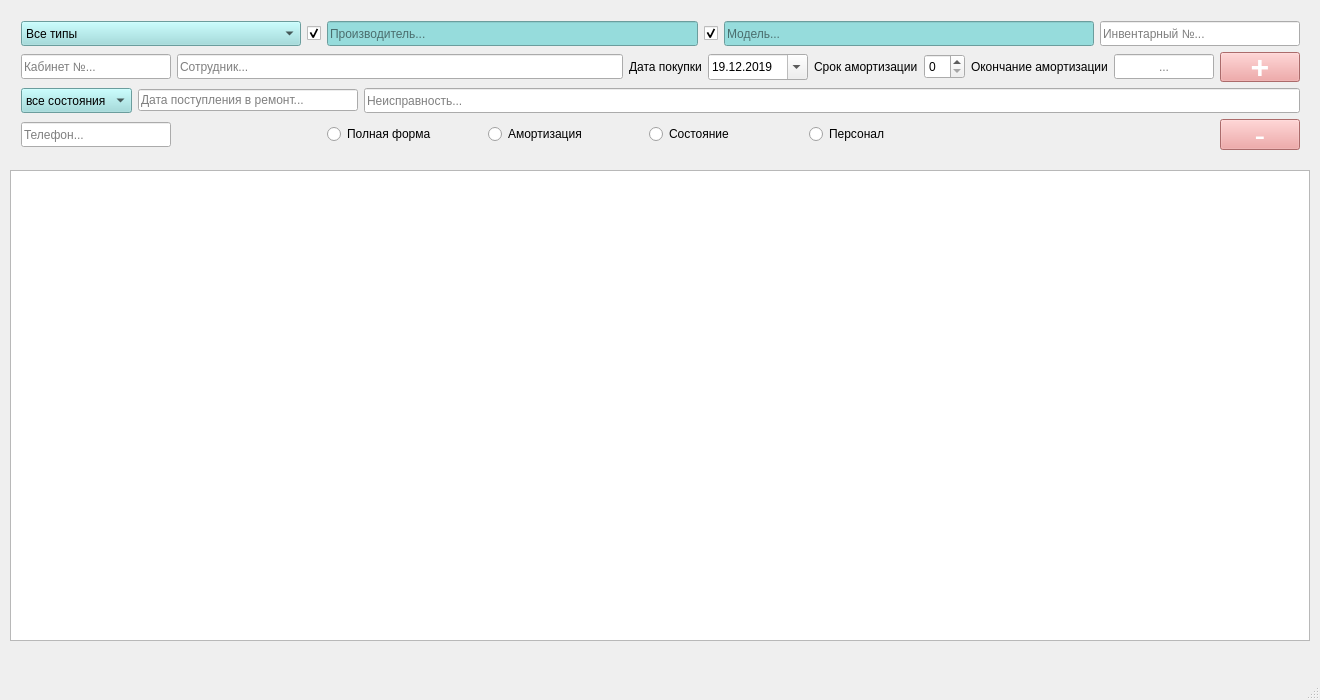
<?xml version="1.0" encoding="UTF-8"?>
<ui version="4.0">
 <class>mainWindow</class>
 <widget class="QMainWindow" name="mainWindow">
  <property name="geometry">
   <rect>
    <x>0</x>
    <y>0</y>
    <width>1320</width>
    <height>700</height>
   </rect>
  </property>
  <property name="sizePolicy">
   <sizepolicy hsizetype="Expanding" vsizetype="Preferred">
    <horstretch>0</horstretch>
    <verstretch>0</verstretch>
   </sizepolicy>
  </property>
  <property name="minimumSize">
   <size>
    <width>400</width>
    <height>400</height>
   </size>
  </property>
  <property name="baseSize">
   <size>
    <width>1200</width>
    <height>700</height>
   </size>
  </property>
  <property name="windowTitle">
   <string>База.Принтеры</string>
  </property>
  <widget class="QWidget" name="centralWidget">
   <widget class="QTextBrowser" name="textBrowser">
    <property name="geometry">
     <rect>
      <x>10</x>
      <y>170</y>
      <width>1300</width>
      <height>471</height>
     </rect>
    </property>
    <property name="autoFormatting">
     <set>QTextEdit::AutoBulletList</set>
    </property>
    <property name="lineWrapMode">
     <enum>QTextEdit::NoWrap</enum>
    </property>
    <property name="html">
     <string>&lt;!DOCTYPE HTML PUBLIC &quot;-//W3C//DTD HTML 4.0//EN&quot; &quot;http://www.w3.org/TR/REC-html40/strict.dtd&quot;&gt;
&lt;html&gt;&lt;head&gt;&lt;meta name=&quot;qrichtext&quot; content=&quot;1&quot; /&gt;&lt;style type=&quot;text/css&quot;&gt;
p, li { white-space: pre-wrap; }
&lt;/style&gt;&lt;/head&gt;&lt;body style=&quot; font-family:'Ubuntu'; font-size:11pt; font-weight:400; font-style:normal;&quot;&gt;
&lt;p style=&quot;-qt-paragraph-type:empty; margin-top:0px; margin-bottom:0px; margin-left:0px; margin-right:0px; -qt-block-indent:0; text-indent:0px; font-family:'Ubuntu';&quot;&gt;&lt;br /&gt;&lt;/p&gt;&lt;/body&gt;&lt;/html&gt;</string>
    </property>
   </widget>
   <widget class="QWidget" name="layoutWidget">
    <property name="geometry">
     <rect>
      <x>10</x>
      <y>10</y>
      <width>1301</width>
      <height>151</height>
     </rect>
    </property>
    <layout class="QVBoxLayout" name="verticalLayout">
     <item>
      <layout class="QHBoxLayout" name="horizontalLayout_2">
       <item>
        <widget class="QComboBox" name="comboBox_2">
         <property name="sizePolicy">
          <sizepolicy hsizetype="Expanding" vsizetype="Fixed">
           <horstretch>0</horstretch>
           <verstretch>25</verstretch>
          </sizepolicy>
         </property>
         <property name="minimumSize">
          <size>
           <width>0</width>
           <height>25</height>
          </size>
         </property>
         <property name="maximumSize">
          <size>
           <width>280</width>
           <height>16777215</height>
          </size>
         </property>
         <property name="styleSheet">
          <string notr="true">background: rgb(150, 220, 220)</string>
         </property>
         <item>
          <property name="text">
           <string>Все типы</string>
          </property>
         </item>
         <item>
          <property name="text">
           <string>Лазерный ч/б</string>
          </property>
         </item>
         <item>
          <property name="text">
           <string>Лазерный цветной</string>
          </property>
         </item>
         <item>
          <property name="text">
           <string>Струйный</string>
          </property>
         </item>
        </widget>
       </item>
       <item>
        <layout class="QHBoxLayout" name="horizontalLayout_9">
         <item>
          <widget class="QCheckBox" name="checkBox_made">
           <property name="minimumSize">
            <size>
             <width>0</width>
             <height>25</height>
            </size>
           </property>
           <property name="text">
            <string/>
           </property>
           <property name="checked">
            <bool>true</bool>
           </property>
          </widget>
         </item>
         <item>
          <widget class="QLineEdit" name="lineEdit_made">
           <property name="minimumSize">
            <size>
             <width>0</width>
             <height>25</height>
            </size>
           </property>
           <property name="autoFillBackground">
            <bool>false</bool>
           </property>
           <property name="styleSheet">
            <string notr="true"> background: rgb(150, 220, 220)</string>
           </property>
           <property name="inputMethodHints">
            <set>Qt::ImhNone</set>
           </property>
           <property name="placeholderText">
            <string>Производитель...</string>
           </property>
          </widget>
         </item>
        </layout>
       </item>
       <item>
        <layout class="QHBoxLayout" name="horizontalLayout_10">
         <item>
          <widget class="QCheckBox" name="checkBox_model">
           <property name="minimumSize">
            <size>
             <width>0</width>
             <height>25</height>
            </size>
           </property>
           <property name="text">
            <string/>
           </property>
           <property name="checked">
            <bool>true</bool>
           </property>
          </widget>
         </item>
         <item>
          <widget class="QLineEdit" name="lineEdit_model">
           <property name="minimumSize">
            <size>
             <width>0</width>
             <height>25</height>
            </size>
           </property>
           <property name="autoFillBackground">
            <bool>false</bool>
           </property>
           <property name="styleSheet">
            <string notr="true"> background: rgb(150, 220, 220)</string>
           </property>
           <property name="inputMethodHints">
            <set>Qt::ImhNone</set>
           </property>
           <property name="placeholderText">
            <string>Модель...</string>
           </property>
          </widget>
         </item>
        </layout>
       </item>
       <item>
        <widget class="QLineEdit" name="lineEdit_ser_num">
         <property name="sizePolicy">
          <sizepolicy hsizetype="Fixed" vsizetype="Fixed">
           <horstretch>0</horstretch>
           <verstretch>0</verstretch>
          </sizepolicy>
         </property>
         <property name="minimumSize">
          <size>
           <width>200</width>
           <height>25</height>
          </size>
         </property>
         <property name="maximumSize">
          <size>
           <width>350</width>
           <height>16777215</height>
          </size>
         </property>
         <property name="inputMethodHints">
          <set>Qt::ImhLatinOnly</set>
         </property>
         <property name="text">
          <string/>
         </property>
         <property name="maxLength">
          <number>10</number>
         </property>
         <property name="placeholderText">
          <string>Инвентарный №...</string>
         </property>
        </widget>
       </item>
      </layout>
     </item>
     <item>
      <layout class="QHBoxLayout" name="horizontalLayout">
       <property name="sizeConstraint">
        <enum>QLayout::SetFixedSize</enum>
       </property>
       <item>
        <widget class="QLineEdit" name="lineEdit_room">
         <property name="sizePolicy">
          <sizepolicy hsizetype="MinimumExpanding" vsizetype="Fixed">
           <horstretch>0</horstretch>
           <verstretch>25</verstretch>
          </sizepolicy>
         </property>
         <property name="minimumSize">
          <size>
           <width>0</width>
           <height>25</height>
          </size>
         </property>
         <property name="maximumSize">
          <size>
           <width>150</width>
           <height>16777215</height>
          </size>
         </property>
         <property name="maxLength">
          <number>6</number>
         </property>
         <property name="placeholderText">
          <string>Кабинет №...</string>
         </property>
        </widget>
       </item>
       <item>
        <widget class="QLineEdit" name="lineEdit_human">
         <property name="sizePolicy">
          <sizepolicy hsizetype="Expanding" vsizetype="Fixed">
           <horstretch>0</horstretch>
           <verstretch>25</verstretch>
          </sizepolicy>
         </property>
         <property name="minimumSize">
          <size>
           <width>0</width>
           <height>25</height>
          </size>
         </property>
         <property name="inputMethodHints">
          <set>Qt::ImhDate</set>
         </property>
         <property name="placeholderText">
          <string>Сотрудник...</string>
         </property>
        </widget>
       </item>
       <item>
        <layout class="QHBoxLayout" name="horizontalLayout_5">
         <item>
          <widget class="QLabel" name="label_data_pay">
           <property name="text">
            <string>Дата покупки</string>
           </property>
          </widget>
         </item>
         <item>
          <widget class="QDateEdit" name="dateEdit_data_pay">
           <property name="minimumSize">
            <size>
             <width>100</width>
             <height>26</height>
            </size>
           </property>
           <property name="dateTime">
            <datetime>
             <hour>0</hour>
             <minute>0</minute>
             <second>0</second>
             <year>2019</year>
             <month>12</month>
             <day>19</day>
            </datetime>
           </property>
           <property name="minimumDateTime">
            <datetime>
             <hour>0</hour>
             <minute>0</minute>
             <second>0</second>
             <year>2000</year>
             <month>12</month>
             <day>19</day>
            </datetime>
           </property>
           <property name="minimumDate">
            <date>
             <year>2000</year>
             <month>12</month>
             <day>19</day>
            </date>
           </property>
           <property name="currentSection">
            <enum>QDateTimeEdit::DaySection</enum>
           </property>
           <property name="displayFormat">
            <string>dd.MM.yyyy</string>
           </property>
           <property name="calendarPopup">
            <bool>true</bool>
           </property>
          </widget>
         </item>
        </layout>
       </item>
       <item>
        <layout class="QHBoxLayout" name="horizontalLayout_7">
         <item>
          <widget class="QLabel" name="label_lifetime">
           <property name="text">
            <string>Срок амортизации</string>
           </property>
          </widget>
         </item>
         <item>
          <widget class="QSpinBox" name="spinBox_lifetime">
           <property name="minimumSize">
            <size>
             <width>20</width>
             <height>25</height>
            </size>
           </property>
          </widget>
         </item>
        </layout>
       </item>
       <item>
        <layout class="QHBoxLayout" name="horizontalLayout_6">
         <item>
          <widget class="QLabel" name="label_data_amort">
           <property name="text">
            <string>Окончание амортизации</string>
           </property>
          </widget>
         </item>
         <item>
          <widget class="QLineEdit" name="lineEdit_data_amort">
           <property name="sizePolicy">
            <sizepolicy hsizetype="Fixed" vsizetype="Fixed">
             <horstretch>0</horstretch>
             <verstretch>0</verstretch>
            </sizepolicy>
           </property>
           <property name="minimumSize">
            <size>
             <width>100</width>
             <height>25</height>
            </size>
           </property>
           <property name="maximumSize">
            <size>
             <width>100</width>
             <height>16777215</height>
            </size>
           </property>
           <property name="inputMask">
            <string/>
           </property>
           <property name="maxLength">
            <number>32767</number>
           </property>
           <property name="alignment">
            <set>Qt::AlignCenter</set>
           </property>
           <property name="readOnly">
            <bool>true</bool>
           </property>
           <property name="placeholderText">
            <string>...</string>
           </property>
          </widget>
         </item>
        </layout>
       </item>
       <item>
        <widget class="QPushButton" name="pushButton_append">
         <property name="sizePolicy">
          <sizepolicy hsizetype="Fixed" vsizetype="Fixed">
           <horstretch>0</horstretch>
           <verstretch>0</verstretch>
          </sizepolicy>
         </property>
         <property name="minimumSize">
          <size>
           <width>0</width>
           <height>25</height>
          </size>
         </property>
         <property name="font">
          <font>
           <pointsize>24</pointsize>
           <weight>75</weight>
           <bold>true</bold>
           <stylestrategy>PreferAntialias</stylestrategy>
          </font>
         </property>
         <property name="styleSheet">
          <string notr="true">background-color: rgb(239, 150,150);
color: rgb(255, 255, 255);
</string>
         </property>
         <property name="text">
          <string>+</string>
         </property>
         <property name="flat">
          <bool>false</bool>
         </property>
        </widget>
       </item>
      </layout>
     </item>
     <item>
      <layout class="QHBoxLayout" name="horizontalLayout_3">
       <item>
        <widget class="QComboBox" name="comboBox">
         <property name="minimumSize">
          <size>
           <width>0</width>
           <height>25</height>
          </size>
         </property>
         <property name="styleSheet">
          <string notr="true">background: rgb(150, 220, 220)</string>
         </property>
         <item>
          <property name="text">
           <string>все состояния</string>
          </property>
         </item>
         <item>
          <property name="text">
           <string>исправен</string>
          </property>
         </item>
         <item>
          <property name="text">
           <string>в ремонте</string>
          </property>
         </item>
        </widget>
       </item>
       <item>
        <widget class="QLineEdit" name="lineEdit_data_rem">
         <property name="maximumSize">
          <size>
           <width>220</width>
           <height>16777215</height>
          </size>
         </property>
         <property name="placeholderText">
          <string>Дата поступления в ремонт...</string>
         </property>
        </widget>
       </item>
       <item>
        <layout class="QHBoxLayout" name="horizontalLayout_11"/>
       </item>
       <item>
        <widget class="QLineEdit" name="lineEdit_error">
         <property name="enabled">
          <bool>true</bool>
         </property>
         <property name="minimumSize">
          <size>
           <width>0</width>
           <height>25</height>
          </size>
         </property>
         <property name="placeholderText">
          <string>Неисправность...</string>
         </property>
        </widget>
       </item>
      </layout>
     </item>
     <item>
      <layout class="QHBoxLayout" name="horizontalLayout_4">
       <item>
        <widget class="QLineEdit" name="lineEdit_phone">
         <property name="sizePolicy">
          <sizepolicy hsizetype="Fixed" vsizetype="Fixed">
           <horstretch>0</horstretch>
           <verstretch>0</verstretch>
          </sizepolicy>
         </property>
         <property name="minimumSize">
          <size>
           <width>150</width>
           <height>25</height>
          </size>
         </property>
         <property name="maxLength">
          <number>14</number>
         </property>
         <property name="placeholderText">
          <string>Телефон...</string>
         </property>
        </widget>
       </item>
       <item>
        <spacer name="horizontalSpacer_2">
         <property name="orientation">
          <enum>Qt::Horizontal</enum>
         </property>
         <property name="sizeType">
          <enum>QSizePolicy::Fixed</enum>
         </property>
         <property name="sizeHint" stdset="0">
          <size>
           <width>150</width>
           <height>20</height>
          </size>
         </property>
        </spacer>
       </item>
       <item>
        <layout class="QHBoxLayout" name="horizontalLayout_8">
         <property name="sizeConstraint">
          <enum>QLayout::SetMaximumSize</enum>
         </property>
         <item>
          <widget class="QRadioButton" name="radioButton_full">
           <property name="sizePolicy">
            <sizepolicy hsizetype="Expanding" vsizetype="Fixed">
             <horstretch>0</horstretch>
             <verstretch>0</verstretch>
            </sizepolicy>
           </property>
           <property name="text">
            <string>Полная форма</string>
           </property>
          </widget>
         </item>
         <item>
          <widget class="QRadioButton" name="radioButton_amort">
           <property name="sizePolicy">
            <sizepolicy hsizetype="Expanding" vsizetype="Fixed">
             <horstretch>0</horstretch>
             <verstretch>0</verstretch>
            </sizepolicy>
           </property>
           <property name="text">
            <string>Амортизация</string>
           </property>
          </widget>
         </item>
         <item>
          <widget class="QRadioButton" name="radioButton_state">
           <property name="sizePolicy">
            <sizepolicy hsizetype="Expanding" vsizetype="Fixed">
             <horstretch>0</horstretch>
             <verstretch>0</verstretch>
            </sizepolicy>
           </property>
           <property name="text">
            <string>Состояние</string>
           </property>
          </widget>
         </item>
         <item>
          <widget class="QRadioButton" name="radioButton_hr">
           <property name="sizePolicy">
            <sizepolicy hsizetype="Expanding" vsizetype="Fixed">
             <horstretch>0</horstretch>
             <verstretch>0</verstretch>
            </sizepolicy>
           </property>
           <property name="text">
            <string>Персонал</string>
           </property>
          </widget>
         </item>
        </layout>
       </item>
       <item>
        <spacer name="horizontalSpacer">
         <property name="orientation">
          <enum>Qt::Horizontal</enum>
         </property>
         <property name="sizeType">
          <enum>QSizePolicy::Preferred</enum>
         </property>
         <property name="sizeHint" stdset="0">
          <size>
           <width>250</width>
           <height>17</height>
          </size>
         </property>
        </spacer>
       </item>
       <item>
        <widget class="QPushButton" name="pushButton_remove">
         <property name="sizePolicy">
          <sizepolicy hsizetype="Fixed" vsizetype="Fixed">
           <horstretch>80</horstretch>
           <verstretch>25</verstretch>
          </sizepolicy>
         </property>
         <property name="minimumSize">
          <size>
           <width>80</width>
           <height>25</height>
          </size>
         </property>
         <property name="font">
          <font>
           <pointsize>24</pointsize>
          </font>
         </property>
         <property name="styleSheet">
          <string notr="true">background-color: rgb(239, 150,150);
color: rgb(255, 255, 255);
</string>
         </property>
         <property name="text">
          <string>-</string>
         </property>
        </widget>
       </item>
      </layout>
     </item>
    </layout>
   </widget>
  </widget>
  <widget class="QMenuBar" name="menuBar">
   <property name="geometry">
    <rect>
     <x>0</x>
     <y>0</y>
     <width>1320</width>
     <height>22</height>
    </rect>
   </property>
  </widget>
  <widget class="QStatusBar" name="statusBar"/>
 </widget>
 <layoutdefault spacing="6" margin="11"/>
 <resources/>
 <connections/>
</ui>
